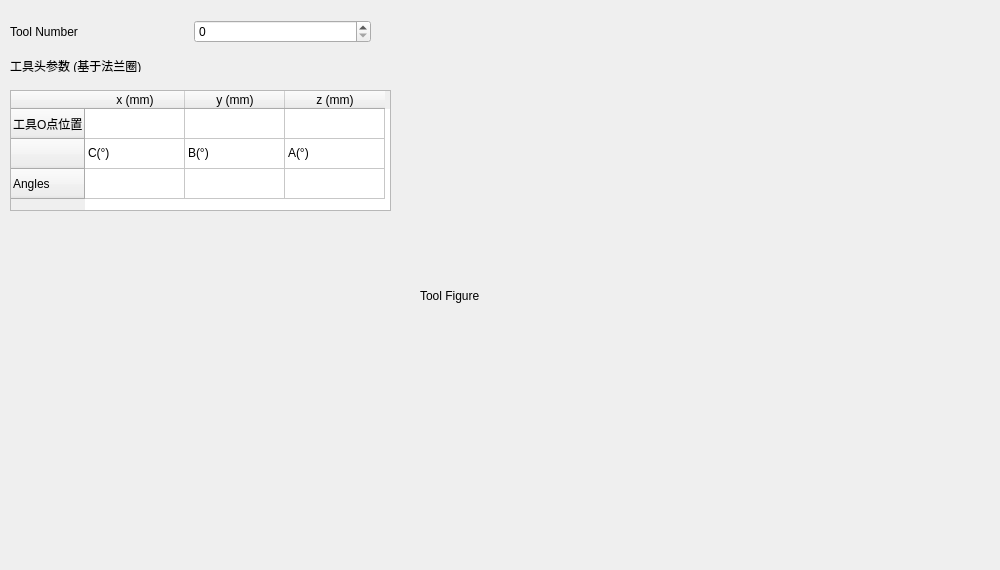
        <widget class="QWidget" name="tab_10">
         <attribute name="title">
          <string>工具参数</string>
         </attribute>
         <widget class="QTableWidget" name="tw_tool_parameter">
          <property name="geometry">
           <rect>
            <x>10</x>
            <y>90</y>
            <width>381</width>
            <height>121</height>
           </rect>
          </property>
          <row>
           <property name="text">
            <string>工具O点位置</string>
           </property>
          </row>
          <row>
           <property name="text">
            <string/>
           </property>
          </row>
          <row>
           <property name="text">
            <string>Angles</string>
           </property>
          </row>
          <column>
           <property name="text">
            <string>x (mm)</string>
           </property>
          </column>
          <column>
           <property name="text">
            <string>y (mm)</string>
           </property>
          </column>
          <column>
           <property name="text">
            <string>z (mm)</string>
           </property>
          </column>
          <item row="1" column="0">
           <property name="text">
            <string>C(°)</string>
           </property>
          </item>
          <item row="1" column="1">
           <property name="text">
            <string>B(°)</string>
           </property>
          </item>
          <item row="1" column="2">
           <property name="text">
            <string>A(°)</string>
           </property>
          </item>
         </widget>
         <widget class="QLabel" name="label_121">
          <property name="geometry">
           <rect>
            <x>10</x>
            <y>60</y>
            <width>359</width>
            <height>12</height>
           </rect>
          </property>
          <property name="text">
           <string>工具头参数 (基于法兰圈)</string>
          </property>
         </widget>
         <widget class="QWidget" name="layoutWidget">
          <property name="geometry">
           <rect>
            <x>10</x>
            <y>20</y>
            <width>361</width>
            <height>23</height>
           </rect>
          </property>
          <layout class="QGridLayout" name="gridLayout_22">
           <item row="0" column="0">
            <widget class="QLabel" name="label_136">
             <property name="text">
              <string>Tool Number</string>
             </property>
            </widget>
           </item>
           <item row="0" column="1">
            <widget class="QSpinBox" name="sb_tool_number"/>
           </item>
          </layout>
         </widget>
         <widget class="QLabel" name="ql_tool_figure">
          <property name="geometry">
           <rect>
            <x>420</x>
            <y>30</y>
            <width>571</width>
            <height>531</height>
           </rect>
          </property>
          <property name="text">
           <string>Tool Figure</string>
          </property>
         </widget>
        </widget>
